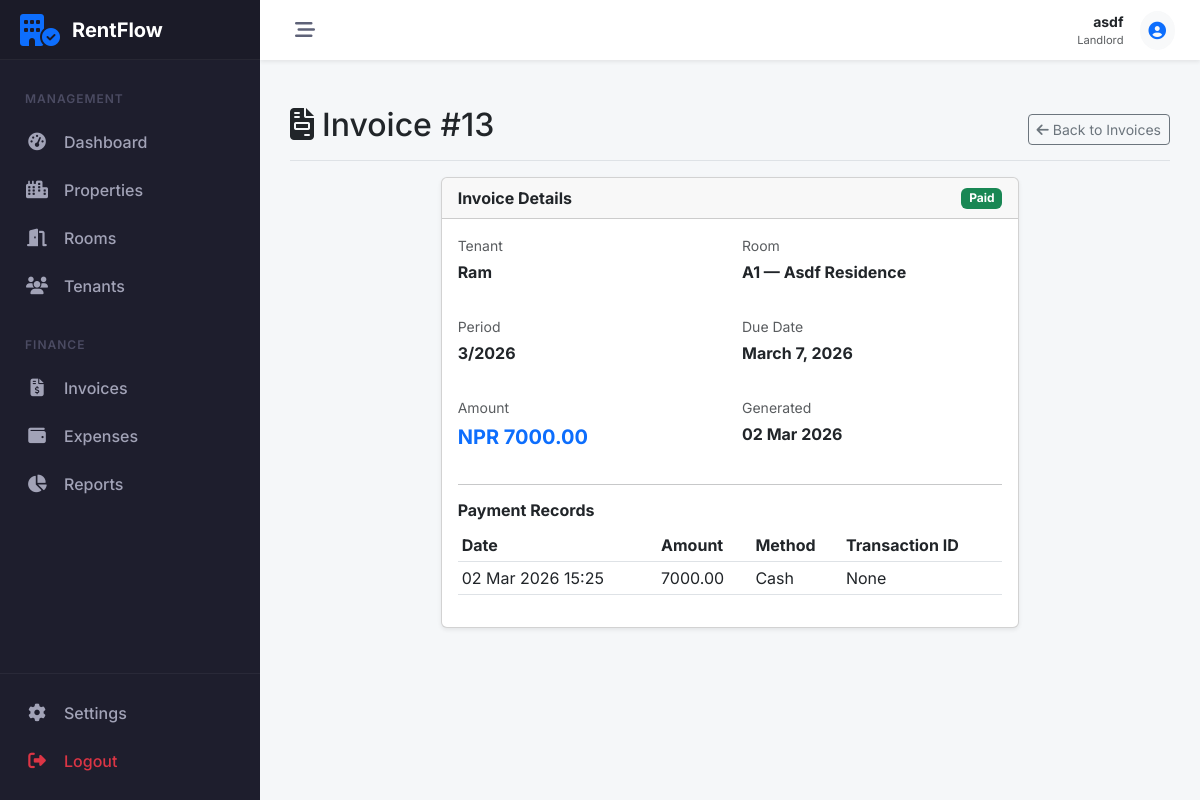
Screenshot of /payments/invoices/13/ (signed in) with the database file from the repository.
### accounts/models.py (models this page shows, shortened)
class Profile(models.Model):
    ROLE_CHOICES = (
        ('LANDLORD', 'Landlord'),
        ('TENANT', 'Tenant'),
    )
    user = models.OneToOneField(User, on_delete=models.CASCADE, related_name='profile')
    role = models.CharField(max_length=10, choices=ROLE_CHOICES, default='TENANT', db_index=True)
    phone = models.CharField(max_length=15, blank=True)
    address = models.TextField(blank=True)
    needs_password_change = models.BooleanField(default=False)
    created_at = models.DateTimeField(auto_now_add=True)
    updated_at = models.DateTimeField(auto_now=True)

### payments/models.py (models this page shows, shortened)
class RentInvoice(models.Model):
    STATUS_CHOICES = (
        ('PENDING', 'Pending'),
        ('AWAITING', 'Awaiting Confirmation'),  # payment submitted by tenant but waiting for landlord
        ('PAID', 'Paid'),
        ('LATE', 'Late'),
    )
    tenancy = models.ForeignKey('properties.Tenancy', on_delete=models.CASCADE)
    month = models.IntegerField()
    year = models.IntegerField()
    amount = models.DecimalField(max_digits=10, decimal_places=2)
    due_date = models.DateField()
    status = models.CharField(max_length=10, choices=STATUS_CHOICES, default='PENDING', db_index=True)
    generated_at = models.DateTimeField(auto_now_add=True)
    class Meta:
        unique_together = ['tenancy', 'month', 'year']

class Payment(models.Model):
    METHOD_CHOICES = (
        ('CASH', 'Cash'),
        ('ONLINE', 'Online'),
        ('BANK', 'Bank'),
        ('ESEWA', 'eSewa'),
    )
    invoice = models.ForeignKey(RentInvoice, on_delete=models.CASCADE)
    paid_amount = models.DecimalField(max_digits=10, decimal_places=2)
    payment_date = models.DateTimeField(auto_now_add=True)
    method = models.CharField(max_length=20, choices=METHOD_CHOICES)
    transaction_id = models.CharField(max_length=50, blank=True, null=True)

### properties/models.py (models this page shows, shortened)
class Tenancy(models.Model):
    tenant = models.ForeignKey(User, on_delete=models.CASCADE, related_name='tenancies')
    room = models.ForeignKey(Room, on_delete=models.CASCADE, related_name='tenancies')
    start_date = models.DateField()
    end_date = models.DateField(null=True, blank=True)
    is_active = models.BooleanField(default=True, db_index=True)
    class Meta:
        verbose_name_plural = "Tenancies"

class Room(models.Model):
    property = models.ForeignKey(Property, on_delete=models.CASCADE, related_name='rooms')
    room_number = models.CharField(max_length=10)
    monthly_rent = models.DecimalField(max_digits=10, decimal_places=2)
    capacity = models.IntegerField(default=1)
    is_active = models.BooleanField(default=True)
    created_at = models.DateTimeField(auto_now_add=True)

class Property(models.Model):
    landlord = models.ForeignKey(User, on_delete=models.CASCADE, related_name='properties')
    name = models.CharField(max_length=100)
    address = models.TextField()
    description = models.TextField(blank=True)
    created_at = models.DateTimeField(auto_now_add=True)
    class Meta:
        verbose_name_plural = "Properties"

### payments/views.py (the view)
# urls.py: path('invoices/<int:pk>/', InvoiceDetailView.as_view(), name='invoice_detail'),
class InvoiceDetailView(ProfileRequiredMixin, View):
    def get(self, request, pk, *args, **kwargs):
        user = request.user
        if user.profile.role == 'LANDLORD':
            invoice = RentInvoice.objects.filter(
                pk=pk,
                tenancy__room__property__landlord=user
            ).select_related('tenancy__room__property', 'tenancy__tenant').first()
        else:
            invoice = RentInvoice.objects.filter(
                pk=pk,
                tenancy__tenant=user
            ).select_related('tenancy__room__property', 'tenancy__tenant').first()
        if not invoice:
            messages.error(request, "Invoice not found.")
            return redirect('payments:invoice_list')
        context = {'invoice': invoice}
        if user.profile.role == 'TENANT' and invoice.status == 'PENDING':
            context['payment_form'] = PaymentForm()
        return render(request, 'payments/invoice_detail.html', context)

### payments/views.py (called while the page is built)
    def test_func(self):
        return self.request.user.is_authenticated and hasattr(self.request.user, 'profile')

### payments/templates/payments/invoice_detail.html (shortened to what this page needs)
{% extends 'core/base.html' %}
{% block content %}
<div class="d-flex justify-content-between flex-wrap flex-md-nowrap align-items-center pt-3 pb-2 mb-3 border-bottom">
    <h1 class="h2"><i class="fa-solid fa-file-invoice me-2"></i>Invoice #{{ invoice.id }}</h1>
    <a href="{% url 'payments:invoice_list' %}" class="btn btn-sm btn-outline-secondary">
        <i class="fa-solid fa-arrow-left me-1"></i>Back to Invoices
    </a>
</div>
<div class="row justify-content-center">
    <div class="col-md-8">
        <div class="card shadow-sm">
            <div class="card-header d-flex justify-content-between align-items-center">
                <span class="fw-bold">Invoice Details</span>
                {% if invoice.status == 'PAID' %}
                <span class="badge bg-success">Paid</span>
                {% elif invoice.status == 'AWAITING' %}
                <span class="badge bg-info text-dark">Awaiting Confirmation</span>
                {% elif invoice.status == 'LATE' %}
                <span class="badge bg-danger">Late</span>
                {% else %}
                <span class="badge bg-warning text-dark">Pending</span>
                {% endif %}
            </div>
            <div class="card-body">
                <div class="row mb-3">
                    <div class="col-6">
                        <p class="text-muted mb-1 small">Tenant</p>
                        <p class="fw-bold">{{ invoice.tenancy.tenant.username }}</p>
                    </div>
                    <div class="col-6">
                        <p class="text-muted mb-1 small">Room</p>
                        <p class="fw-bold">{{ invoice.tenancy.room.room_number }} —
                            {{invoice.tenancy.room.property.name}}</p>
                    </div>
                </div>
                <div class="row mb-3">
                    <div class="col-6">
                        <p class="text-muted mb-1 small">Period</p>
                        <p class="fw-bold">{{ invoice.month }}/{{ invoice.year }}</p>
                    </div>
                    <div class="col-6">
                        <p class="text-muted mb-1 small">Due Date</p>
                        <p class="fw-bold">{{ invoice.due_date }}</p>
                    </div>
                </div>
                <div class="row mb-3">
                    <div class="col-6">
                        <p class="text-muted mb-1 small">Amount</p>
                        <p class="fw-bold fs-5 text-primary">NPR {{ invoice.amount }}</p>
                    </div>
                    <div class="col-6">
                        <p class="text-muted mb-1 small">Generated</p>
                        <p class="fw-bold">{{ invoice.generated_at|date:"d M Y" }}</p>
                    </div>
                </div>
                {% if user.profile.role == 'LANDLORD' %}
                    {% if invoice.payment_set.exists %}
                    <hr>
                    <h6 class="fw-bold">Payment Records</h6>
                    <table class="table table-sm">
                        <thead>
                            <tr>
                                <th>Date</th>
                                <th>Amount</th>
                                <th>Method</th>
                                <th>Transaction ID</th>
                            </tr>
                        </thead>
                        <tbody>
                            {% for pay in invoice.payment_set.all %}
                            <tr>
                                <td>{{ pay.payment_date|date:"d M Y H:i" }}</td>
                                <td>{{ pay.paid_amount }}</td>
                                <td>{{ pay.get_method_display }}</td>
                                <td>{{ pay.transaction_id }}</td>
                            </tr>
                            {% endfor %}
                        </tbody>
                    </table>
                    {% endif %}
                {% endif %}
            </div>
        </div>
    </div>
</div>
{% endblock %}

### core/templates/core/base.html (shortened to what this page needs)
<!DOCTYPE html>
<html lang="en">
<head>
    <link href="https://cdn.jsdelivr.net/npm/bootstrap@5.3.0/dist/css/bootstrap.min.css" rel="stylesheet">
    <link rel="stylesheet" href="https://cdnjs.cloudflare.com/ajax/libs/font-awesome/6.5.1/css/all.min.css">
</head>
<body>
    {% if user.is_authenticated %}
    <aside id="sidebar">
        <div class="sidebar-logo">
            <i class="fa-solid fa-building-circle-check fa-2x text-primary"></i>
            <span class="logo-text">RentFlow</span>
        </div>
        <div class="sidebar-nav">
            {% if user.profile.role == 'LANDLORD' %}
            <div class="nav-header">Management</div>
            <a href="{% url 'dashboard:landlord_dash' %}"
                class="nav-link-custom {% if 'dashboard' in request.resolver_match.view_name %}active{% endif %}">
                <i class="fa-solid fa-gauge-high"></i>
                <span>Dashboard</span>
            </a>
            <div class="nav-item">
                <a class="nav-link-custom" data-bs-toggle="collapse" href="#collapse-properties" role="button"
                    aria-expanded="false" aria-controls="collapse-properties">
                    <i class="fa-solid fa-city"></i>
                    <span>Properties</span>
                </a>
            </div>
            <div class="nav-item">
                <a class="nav-link-custom" data-bs-toggle="collapse" href="#collapse-rooms" role="button"
                    aria-expanded="false" aria-controls="collapse-rooms">
                    <i class="fa-solid fa-door-open"></i>
                    <span>Rooms</span>
                </a>
            </div>
            <div class="nav-item">
                <a class="nav-link-custom" data-bs-toggle="collapse" href="#collapse-tenants" role="button"
                    aria-expanded="false" aria-controls="collapse-tenants">
                    <i class="fa-solid fa-users"></i>
                    <span>Tenants</span>
                </a>
            </div>
            <div class="nav-header mt-3">Finance</div>
            <div class="nav-item">
                <a class="nav-link-custom" data-bs-toggle="collapse" href="#collapse-invoices" role="button"
                    aria-expanded="false" aria-controls="collapse-invoices">
                    <i class="fa-solid fa-file-invoice-dollar"></i>
                    <span>Invoices</span>
                </a>
            </div>
            <div class="nav-item">
                <a class="nav-link-custom" data-bs-toggle="collapse" href="#collapse-expenses" role="button"
                    aria-expanded="false" aria-controls="collapse-expenses">
                    <i class="fa-solid fa-wallet"></i>
                    <span>Expenses</span>
                </a>
            </div>
            <a href="{% url 'payments:financial_report' %}"
                class="nav-link-custom {% if 'report' in request.resolver_match.view_name %}active{% endif %}">
                <i class="fa-solid fa-chart-pie"></i>
                <span>Reports</span>
            </a>
            {% endif %}
        </div>
        <div class="sidebar-footer">
            <a href="#" class="nav-link-custom">
                <i class="fa-solid fa-gear"></i>
                <span>Settings</span>
            </a>
            <a href="javascript:void(0)" onclick="document.getElementById('logout-form').submit()"
                class="nav-link-custom text-danger">
                <i class="fa-solid fa-right-from-bracket"></i>
                <span>Logout</span>
            </a>
        </div>
    </aside>
    <div id="main-wrapper">
        <header id="topbar">
            <button class="toggle-btn" id="sidebar-toggle">
                <i class="fa-solid fa-bars-staggered"></i>
            </button>
            <div class="ms-auto d-flex align-items-center">
                <div class="me-3 d-none d-md-block text-end">
                    <div class="fw-bold small text-dark">{{ user.username }}</div>
                    <div class="text-muted small" style="font-size: 0.7rem;">{{ user.profile.get_role_display }}</div>
                </div>
                <div class="dropdown">
                    <a href="#" class="btn btn-light btn-sm rounded-circle p-2" data-bs-toggle="dropdown">
                    </a>
                </div>
            </div>
        </header>
        <main id="content-area">
            {% block content %}{% endblock %}
        </main>
    </div>
    {% endif %}
</body>
</html>

### core/templates/core/base.html (style rules this page uses)
:root { --sidebar-width: 260px; --sidebar-collapsed-width: 70px; --sidebar-bg: #1e1e2d; --sidebar-hover: #2b2b40; --sidebar-active: #3699ff; --topbar-height: 60px; --transition-speed: 0.3s; }
body { font-family: 'Inter', sans-serif; background-color: #f5f7f9; overflow-x: hidden; }
#sidebar { width: var(--sidebar-width); height: 100vh; position: fixed; left: 0; top: 0; background: var(--sidebar-bg); color: #a2a3b7; transition: all var(--transition-speed) ease-in-out; z-index: 1000; display: flex; flex-direction: column; }
.sidebar-logo { padding: 20px; height: var(--topbar-height); display: flex; align-items: center; border-bottom: 1px solid rgba(255, 255, 255, 0.05); background: rgba(0, 0, 0, 0.1); overflow: hidden; white-space: nowrap; }
.logo-text { font-weight: 700; font-size: 1.25rem; color: #fff; margin-left: 12px; transition: opacity var(--transition-speed); }
.sidebar-nav { padding: 20px 0; flex-grow: 1; overflow-y: auto; overflow-x: hidden; }
.nav-header { padding: 10px 25px; font-size: 0.75rem; text-transform: uppercase; font-weight: 600; letter-spacing: 1px; color: #4b4b62; }
.nav-link-custom { display: flex; align-items: center; padding: 12px 25px; color: #a2a3b7; text-decoration: none; transition: all 0.2s; white-space: nowrap; position: relative; }
.nav-link-custom i { width: 24px; font-size: 1.1rem; text-align: center; }
.nav-link-custom span { margin-left: 15px; font-weight: 500; transition: opacity var(--transition-speed); }
#main-wrapper { margin-left: var(--sidebar-width); min-height: 100vh; transition: all var(--transition-speed) ease-in-out; display: flex; flex-direction: column; }
#topbar { height: var(--topbar-height); background: #fff; box-shadow: 0 0.125rem 0.25rem rgba(0, 0, 0, 0.075); display: flex; align-items: center; padding: 0 25px; position: sticky; top: 0; z-index: 999; }
.toggle-btn { background: transparent; border: none; font-size: 1.25rem; color: #5e6278; cursor: pointer; padding: 5px 10px; border-radius: 4px; }
#content-area { padding: 30px; flex-grow: 1; }
.sidebar-footer { border-top: 1px solid rgba(255, 255, 255, 0.05); padding: 15px 0; }

### rows the page displays
RentInvoice: id "13", tenancy.tenant.username "Ram", tenancy.room.room_number "A1", tenancy.room.property.name "Asdf Residence", month "3", year "2026", due_date "March 7, 2026", amount "7000.00", generated_at "02 Mar 2026"
Payment: payment_date "02 Mar 2026 15:25", paid_amount "7000.00", method "Cash", transaction_id "None"

### other values shown
{{ user.username }} "asdf"
{{ user.profile.get_role_display }} "Landlord"
